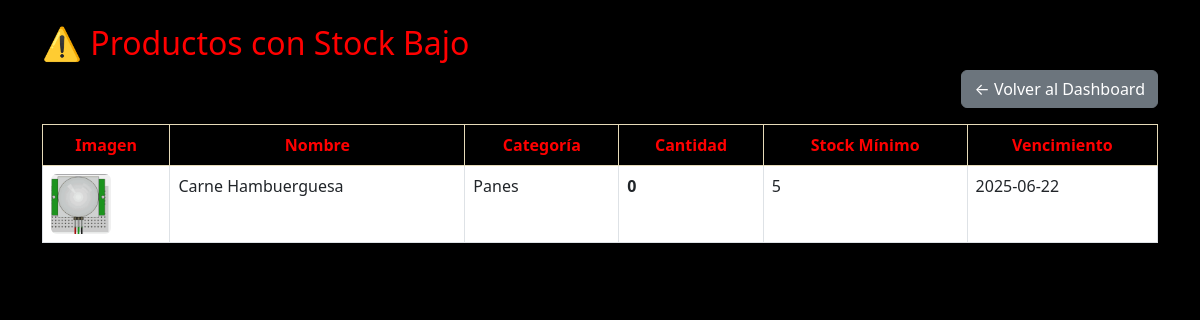
Page /admin/productos_stock_bajo.php (signed in) on the committed database.
### tables this page shows
CREATE TABLE `productos` (
  `id` int(11) NOT NULL,
  `nombre` varchar(100) DEFAULT NULL,
  `descripcion` text DEFAULT NULL,
  `precio` decimal(10,2) DEFAULT NULL,
  `imagen` varchar(255) DEFAULT NULL,
  `cantidad` int(11) NOT NULL DEFAULT 0,
  `id_categoria` int(11) DEFAULT NULL,
  `fecha_vencimiento` date DEFAULT NULL,
  `stock_minimo` int(11) DEFAULT 5
);

CREATE TABLE `categorias` (
  `id` int(11) NOT NULL,
  `nombre` varchar(100) NOT NULL
);

### admin/productos_stock_bajo.php (the view, shortened to what this page needs)
<?php
require_once '../includes/db.php';
$stmt = $pdo->query("
    SELECT p.*, c.nombre AS categoria
    FROM productos p
    LEFT JOIN categorias c ON p.id_categoria = c.id
    WHERE p.cantidad <= p.stock_minimo
    ORDER BY p.cantidad ASC
");
$productos = $stmt->fetchAll();
?>
<!DOCTYPE html>
<html lang="es">
<head>
    <link href="https://cdn.jsdelivr.net/npm/bootstrap@5.3.0/dist/css/bootstrap.min.css" rel="stylesheet">
</head>
<body>
<div class="container mt-4">
    <h2>⚠️ Productos con Stock Bajo</h2>
    <div class="text-end mb-3">
        <a href="../admin/dashboard.php" class="btn btn-secondary">← Volver al Dashboard</a>
    </div>
    <?php if (count($productos) > 0): ?>
        <table class="table table-bordered table-hover mt-3">
            <thead class="table-warning">
                <tr>
                    <th>Imagen</th>
                    <th>Nombre</th>
                    <th>Categoría</th>
                    <th>Cantidad</th>
                    <th>Stock Mínimo</th>
                    <th>Vencimiento</th>
                </tr>
            </thead>
            <tbody>
                <?php foreach ($productos as $p): ?>
                    <tr>
                        <td><img src="../<?= $p['imagen'] ?>" class="img-mini" alt="Producto"></td>
                        <td><?= $p['nombre'] ?></td>
                        <td><?= $p['categoria'] ?? 'Sin categoría' ?></td>
                        <td><strong><?= $p['cantidad'] ?></strong></td>
                        <td><?= $p['stock_minimo'] ?></td>
                        <td><?= $p['fecha_vencimiento'] ?? '—' ?></td>
                    </tr>
                <?php endforeach; ?>
            </tbody>
        </table>
    <?php else: ?>
        <div class="alert alert-success mt-4">✅ Todos los productos tienen stock suficiente.</div>
    <?php endif; ?>
</div>
</body>
</html>

### admin/productos_stock_bajo.php (style rules this page uses)
body { background-color: black; color: white; }
h2 { color: red; }
.img-mini { width: 60px; height: 60px; object-fit: cover; border-radius: 6px; }
.table-warning { background-color: #330000; }
.table-warning th { color: red; background-color: black; text-align: center; }

### rows in the picture
productos: imagen (picture), nombre "Carne Hambuerguesa", id_categoria.nombre "Panes", cantidad "0", stock_minimo "5", fecha_vencimiento "2025-06-22"
